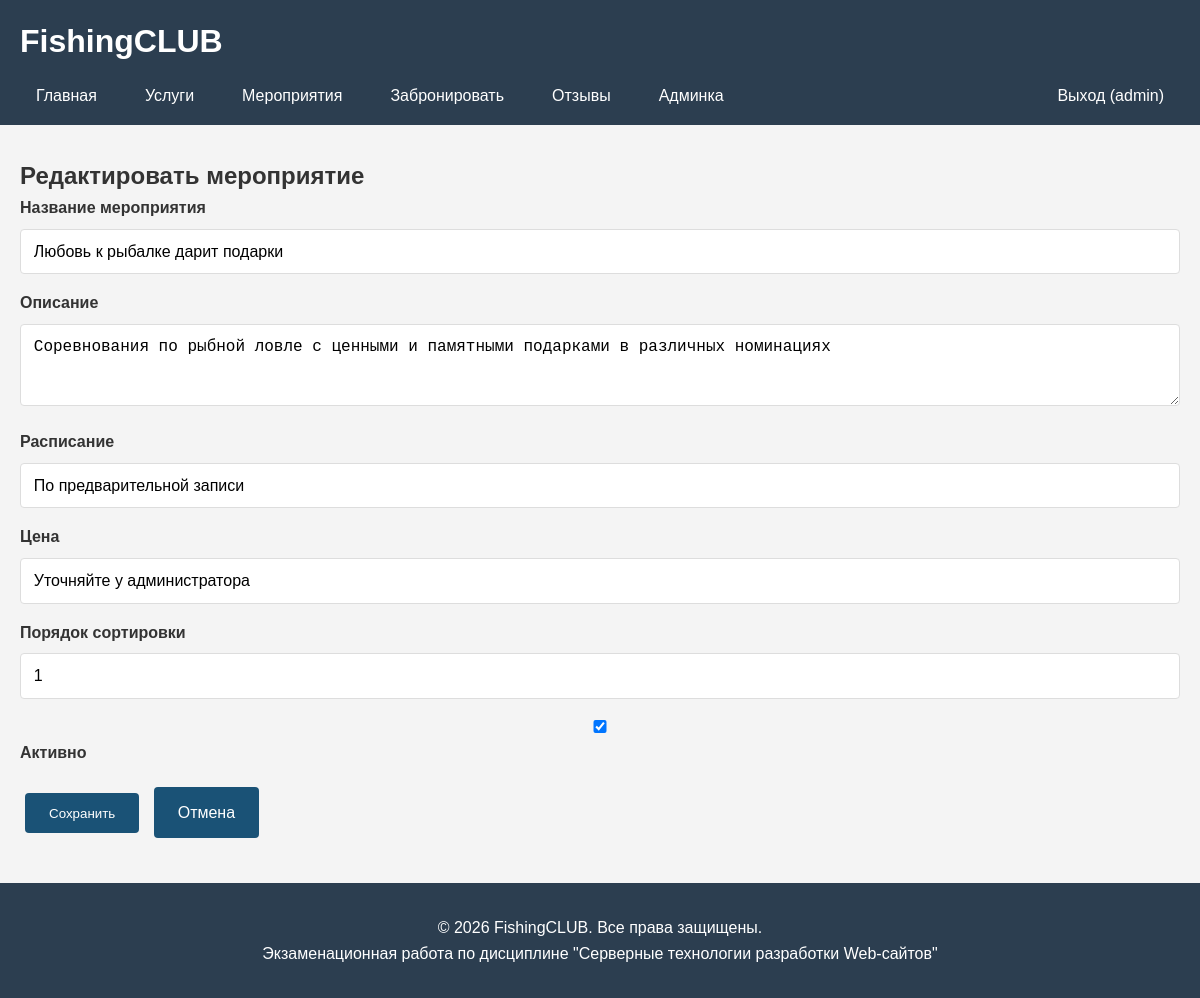
The app's page /admin/event_edit.php?id=1 (signed in) with its own data.
### tables this page shows
CREATE TABLE `events` (
  `id` int NOT NULL,
  `event_name` varchar(255) NOT NULL,
  `description` text,
  `price_info` varchar(100) DEFAULT NULL,
  `timetable_info` varchar(255) DEFAULT NULL,
  `section_id` int NOT NULL,
  `is_active` tinyint DEFAULT '1',
  `sort_order` int DEFAULT '0'
);

### includes/functions.php (called while the page is built, shortened)
<?php
function e($text) {
    return htmlspecialchars($text, ENT_QUOTES, 'UTF-8');
}

### admin/event_edit.php (the view, shortened to what this page needs)
<?php
require '../config/database.php';
require '../includes/functions.php';
$id = (int)($_GET['id'] ?? 0);
$stmt = $pdo->prepare("SELECT * FROM events WHERE id = ?");
$stmt->execute([$id]);
$event = $stmt->fetch();
include '../includes/header.php';
?>
<h2>Редактировать мероприятие</h2>
<form method="POST">
    <div class="form-group">
        <label>Название мероприятия</label>
        <input type="text" name="name" value="<?php echo e($event['event_name']); ?>" required>
    </div>
    <div class="form-group">
        <label>Описание</label>
        <textarea name="description" rows="3"><?php echo e($event['description']); ?></textarea>
    </div>
    <div class="form-group">
        <label>Расписание</label>
        <input type="text" name="timetable" value="<?php echo e($event['timetable_info']); ?>">
    </div>
    <div class="form-group">
        <label>Цена</label>
        <input type="text" name="price" value="<?php echo e($event['price_info']); ?>">
    </div>
    <div class="form-group">
        <label>Порядок сортировки</label>
        <input type="number" name="sort" value="<?php echo $event['sort_order']; ?>">
    </div>
    <div class="form-group">
        <label>
            <input type="checkbox" name="active" <?php echo $event['is_active'] ? 'checked' : ''; ?>>
            Активно
        </label>
    </div>
    <button type="submit" class="btn">Сохранить</button>
    <a href="events.php" class="btn">Отмена</a>
</form>
<?php include '../includes/footer.php'; ?>

### css/style.css (style rules this page uses)
* { margin: 0; padding: 0; box-sizing: border-box; }
html, body { height: 100%; }
body { font-family: Arial, sans-serif; line-height: 1.6; color: #333; background: #f4f4f4; display: flex; flex-direction: column; min-height: 100vh; }
.btn { display: inline-block; padding: 0.8rem 1.5rem; background: #1a5276; color: white; text-decoration: none; border-radius: 4px; border: none; cursor: pointer; transition: background 0.3s; margin: 5px; }
.form-group { margin-bottom: 1rem; }
.form-group label { display: block; margin-bottom: 0.5rem; font-weight: bold; }
.form-group input, .form-group select, .form-group textarea { width: 100%; padding: 0.8rem; border: 1px solid #ddd; border-radius: 4px; font-size: 1rem; }
.form-group textarea { resize: vertical; }

### records on screen
events: name "Любовь к рыбалке дарит подарки", description "Соревнования по рыбной ловле с ценными и памятными подарками в различных номинациях", timetable "По предварительной записи", price "Уточняйте у администратора", sort "1", is_active "☑"

### other values on screen
SITE_NAME "FishingCLUB"
$_SESSION['user_login'] "admin"
